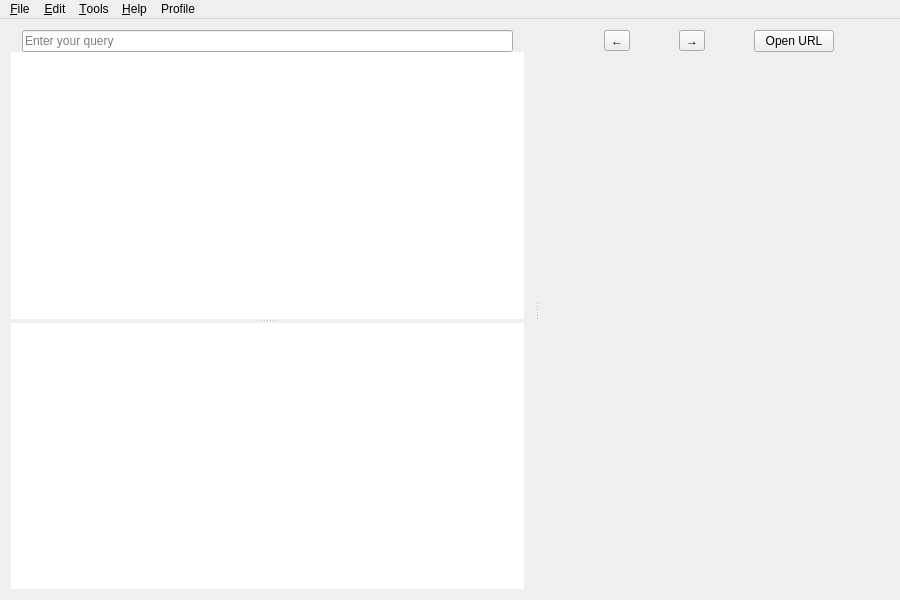
<?xml version="1.0" encoding="UTF-8"?>
<ui version="4.0">
 <class>Zeal::WidgetUi::MainWindow</class>
 <widget class="QMainWindow" name="Zeal::WidgetUi::MainWindow">
  <property name="geometry">
   <rect>
    <x>0</x>
    <y>0</y>
    <width>900</width>
    <height>600</height>
   </rect>
  </property>
  <property name="windowTitle">
   <string>Zeal</string>
  </property>
  <widget class="QWidget" name="centralWidget">
   <layout class="QVBoxLayout" name="centralWidgetLayout">
    <property name="leftMargin">
     <number>0</number>
    </property>
    <property name="topMargin">
     <number>0</number>
    </property>
    <property name="rightMargin">
     <number>0</number>
    </property>
    <property name="bottomMargin">
     <number>0</number>
    </property>
    <item>
     <widget class="QSplitter" name="splitter">
      <property name="orientation">
       <enum>Qt::Horizontal</enum>
      </property>
      <property name="childrenCollapsible">
       <bool>false</bool>
      </property>
      <widget class="QWidget" name="layoutWidget">
       <layout class="QVBoxLayout" name="resultPane">
        <property name="spacing">
         <number>0</number>
        </property>
        <item>
         <widget class="ToolBarFrame" name="searchEditWidget" native="true">
          <property name="styleSheet">
           <string notr="true"/>
          </property>
          <layout class="QVBoxLayout" name="searchToolBarFrame">
           <property name="topMargin">
            <number>0</number>
           </property>
           <property name="bottomMargin">
            <number>0</number>
           </property>
           <item>
            <widget class="SearchEdit" name="lineEdit">
             <property name="placeholderText">
              <string>Enter your query</string>
             </property>
             <property name="clearButtonEnabled">
              <bool>true</bool>
             </property>
            </widget>
           </item>
          </layout>
         </widget>
        </item>
        <item>
         <widget class="QSplitter" name="tocSplitter">
          <property name="orientation">
           <enum>Qt::Vertical</enum>
          </property>
          <widget class="QTreeView" name="treeView">
           <property name="frameShape">
            <enum>QFrame::NoFrame</enum>
           </property>
           <property name="uniformRowHeights">
            <bool>true</bool>
           </property>
           <attribute name="headerVisible">
            <bool>false</bool>
           </attribute>
          </widget>
          <widget class="QListView" name="tocListView">
           <property name="frameShape">
            <enum>QFrame::NoFrame</enum>
           </property>
           <property name="horizontalScrollBarPolicy">
            <enum>Qt::ScrollBarAlwaysOff</enum>
           </property>
           <property name="uniformItemSizes">
            <bool>true</bool>
           </property>
          </widget>
         </widget>
        </item>
       </layout>
      </widget>
      <widget class="QWidget" name="layoutWidget_2">
       <layout class="QVBoxLayout" name="viewInfo">
        <property name="spacing">
         <number>0</number>
        </property>
        <item>
         <widget class="ToolBarFrame" name="navigationBar" native="true">
          <layout class="QHBoxLayout" name="toolbox">
           <property name="topMargin">
            <number>0</number>
           </property>
           <property name="bottomMargin">
            <number>0</number>
           </property>
           <item>
            <widget class="QToolButton" name="backButton">
             <property name="toolTip">
              <string>Go back one page</string>
             </property>
             <property name="styleSheet">
              <string notr="true">QToolButton::menu-indicator { image: none; }</string>
             </property>
             <property name="text">
              <string>←</string>
             </property>
             <property name="icon">
              <iconset theme="go-previous">
               <normaloff>.</normaloff>.</iconset>
             </property>
            </widget>
           </item>
           <item>
            <widget class="QToolButton" name="forwardButton">
             <property name="toolTip">
              <string>Go forward one page</string>
             </property>
             <property name="styleSheet">
              <string notr="true">QToolButton::menu-indicator { image: none; }</string>
             </property>
             <property name="text">
              <string>→</string>
             </property>
             <property name="icon">
              <iconset theme="go-next">
               <normaloff>.</normaloff>.</iconset>
             </property>
            </widget>
           </item>
           <item>
            <widget class="QPushButton" name="openUrlButton">
             <property name="sizePolicy">
              <sizepolicy hsizetype="Fixed" vsizetype="Fixed">
               <horstretch>0</horstretch>
               <verstretch>0</verstretch>
              </sizepolicy>
             </property>
             <property name="text">
              <string>Open URL</string>
             </property>
            </widget>
           </item>
          </layout>
         </widget>
        </item>
        <item>
         <widget class="QStackedWidget" name="webViewStack"/>
        </item>
       </layout>
      </widget>
     </widget>
    </item>
   </layout>
  </widget>
  <widget class="QMenuBar" name="menuBar">
   <property name="geometry">
    <rect>
     <x>0</x>
     <y>0</y>
     <width>900</width>
     <height>22</height>
    </rect>
   </property>
   <widget class="QMenu" name="menuFile">
    <property name="title">
     <string>&amp;File</string>
    </property>
    <addaction name="actionNewTab"/>
    <addaction name="actionCloseTab"/>
    <addaction name="separator"/>
    <addaction name="actionQuit"/>
   </widget>
   <widget class="QMenu" name="menuHelp">
    <property name="title">
     <string>&amp;Help</string>
    </property>
    <addaction name="actionSubmitFeedback"/>
    <addaction name="actionCheckForUpdates"/>
    <addaction name="separator"/>
    <addaction name="actionAboutZeal"/>
    <addaction name="actionAboutQt"/>
   </widget>
   <widget class="QMenu" name="menu_Edit">
    <property name="title">
     <string>&amp;Edit</string>
    </property>
    <addaction name="actionFind"/>
    <addaction name="separator"/>
    <addaction name="actionPreferences"/>
   </widget>
   <widget class="QMenu" name="menu_Tools">
    <property name="title">
     <string>&amp;Tools</string>
    </property>
    <addaction name="actionDocsets"/>
   </widget>
   <widget class="QMenu" name="menuProfile">
    <property name="title">
     <string>Profile</string>
    </property>
    <addaction name="separator"/>
    <addaction name="actionAdd_profile"/>
   </widget>
   <addaction name="menuFile"/>
   <addaction name="menu_Edit"/>
   <addaction name="menu_Tools"/>
   <addaction name="menuHelp"/>
   <addaction name="menuProfile"/>
  </widget>
  <action name="actionQuit">
   <property name="icon">
    <iconset theme="application-exit">
     <normaloff>.</normaloff>.</iconset>
   </property>
   <property name="text">
    <string>&amp;Quit</string>
   </property>
  </action>
  <action name="actionPreferences">
   <property name="icon">
    <iconset theme="preferences-desktop">
     <normaloff>.</normaloff>.</iconset>
   </property>
   <property name="text">
    <string>Prefere&amp;nces</string>
   </property>
  </action>
  <action name="actionAboutZeal">
   <property name="icon">
    <iconset theme="help-about">
     <normaloff>.</normaloff>.</iconset>
   </property>
   <property name="text">
    <string>About &amp;Zeal</string>
   </property>
  </action>
  <action name="actionAboutQt">
   <property name="text">
    <string>About &amp;Qt</string>
   </property>
  </action>
  <action name="actionBack">
   <property name="enabled">
    <bool>false</bool>
   </property>
   <property name="icon">
    <iconset theme="go-previous">
     <normaloff>.</normaloff>.</iconset>
   </property>
   <property name="text">
    <string>&amp;Back</string>
   </property>
  </action>
  <action name="actionForward">
   <property name="enabled">
    <bool>false</bool>
   </property>
   <property name="icon">
    <iconset theme="go-next">
     <normaloff>.</normaloff>.</iconset>
   </property>
   <property name="text">
    <string>&amp;Forward</string>
   </property>
  </action>
  <action name="actionNewTab">
   <property name="icon">
    <iconset theme="tab-new">
     <normaloff>.</normaloff>.</iconset>
   </property>
   <property name="text">
    <string>New &amp;Tab</string>
   </property>
  </action>
  <action name="actionCloseTab">
   <property name="text">
    <string>&amp;Close Tab</string>
   </property>
  </action>
  <action name="actionNextTab">
   <property name="text">
    <string>Next Tab</string>
   </property>
  </action>
  <action name="actionPreviousTab">
   <property name="text">
    <string>Previous Tab</string>
   </property>
  </action>
  <action name="actionSubmitFeedback">
   <property name="text">
    <string>&amp;Submit Feedback...</string>
   </property>
  </action>
  <action name="actionCheckForUpdates">
   <property name="text">
    <string>&amp;Check for updates...</string>
   </property>
  </action>
  <action name="actionFind">
   <property name="icon">
    <iconset theme="edit-find">
     <normaloff>.</normaloff>.</iconset>
   </property>
   <property name="text">
    <string>&amp;Find</string>
   </property>
  </action>
  <action name="actionDocsets">
   <property name="text">
    <string>&amp;Docsets...</string>
   </property>
  </action>
  <action name="actionAdd_profile">
   <property name="text">
    <string>Add profile...</string>
   </property>
  </action>
 </widget>
 <layoutdefault spacing="6" margin="11"/>
 <customwidgets>
  <customwidget>
   <class>SearchEdit</class>
   <extends>QLineEdit</extends>
   <header>ui/widgets/searchedit.h</header>
  </customwidget>
  <customwidget>
   <class>ToolBarFrame</class>
   <extends>QWidget</extends>
   <header>ui/widgets/toolbarframe.h</header>
   <container>1</container>
  </customwidget>
 </customwidgets>
 <resources/>
 <connections/>
</ui>
